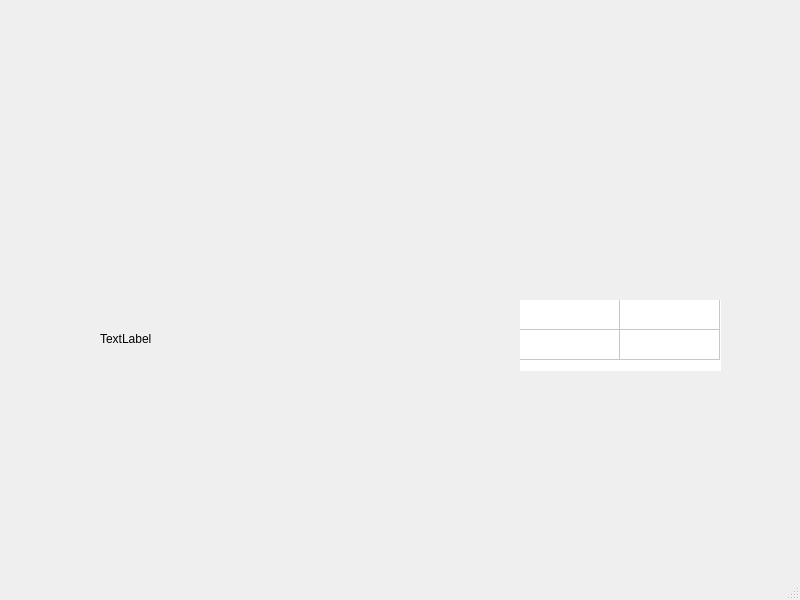
<?xml version="1.0" encoding="UTF-8"?>
<ui version="4.0">
 <class>MainWindow</class>
 <widget class="QMainWindow" name="MainWindow">
  <property name="geometry">
   <rect>
    <x>0</x>
    <y>0</y>
    <width>800</width>
    <height>600</height>
   </rect>
  </property>
  <property name="windowTitle">
   <string>MainWindow</string>
  </property>
  <widget class="QWidget" name="centralwidget">
   <widget class="QLabel" name="label">
    <property name="geometry">
     <rect>
      <x>100</x>
      <y>330</y>
      <width>67</width>
      <height>17</height>
     </rect>
    </property>
    <property name="text">
     <string>TextLabel</string>
    </property>
   </widget>
   <widget class="QTableWidget" name="tableWidget">
    <property name="geometry">
     <rect>
      <x>520</x>
      <y>300</y>
      <width>201</width>
      <height>71</height>
     </rect>
    </property>
    <property name="frameShape">
     <enum>QFrame::NoFrame</enum>
    </property>
    <property name="rowCount">
     <number>2</number>
    </property>
    <property name="columnCount">
     <number>2</number>
    </property>
    <attribute name="horizontalHeaderVisible">
     <bool>false</bool>
    </attribute>
    <attribute name="horizontalHeaderCascadingSectionResizes">
     <bool>false</bool>
    </attribute>
    <attribute name="horizontalHeaderHighlightSections">
     <bool>false</bool>
    </attribute>
    <attribute name="verticalHeaderVisible">
     <bool>false</bool>
    </attribute>
    <row/>
    <row/>
    <column/>
    <column/>
   </widget>
  </widget>
  <widget class="QMenuBar" name="menubar">
   <property name="geometry">
    <rect>
     <x>0</x>
     <y>0</y>
     <width>800</width>
     <height>22</height>
    </rect>
   </property>
  </widget>
  <widget class="QStatusBar" name="statusbar"/>
 </widget>
 <resources/>
 <connections/>
</ui>
